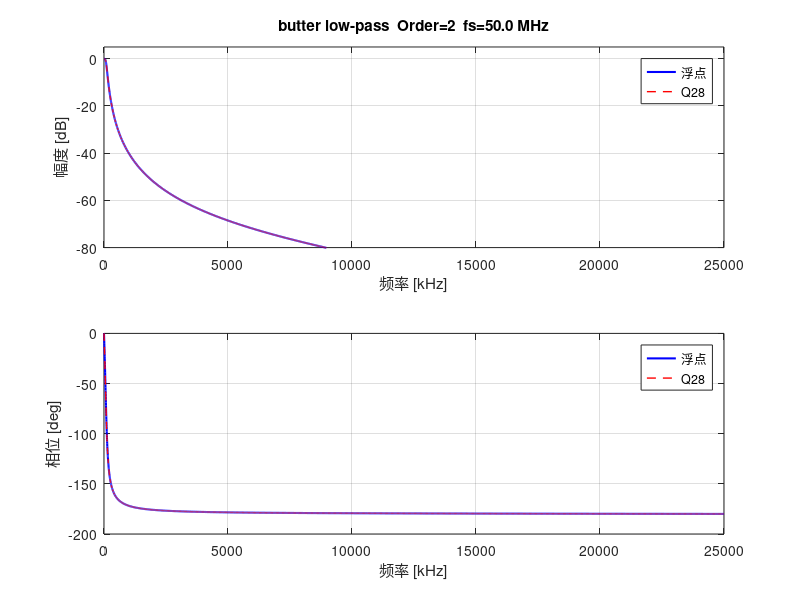

This chart was generated by the following MATLAB code:
clear; close all; clc;

% ---- 用户可修改参数 ----
fs        = 50e6;          % 采样率 [Hz]
filt_type = 'low';        % 滤波器类型: 'low' | 'high' | 'bandpass' | 'stop'
order     = 2;            % IIR 阶数
filt_kind = 'butter';     % 滤波器种类: 'butter' | 'cheby1' | 'cheby2' | 'ellip'
Rp        = 1;            % 通带纹波 [dB] (仅 cheby1 / ellip)
Rs        = 60;           % 阻带衰减 [dB] (仅 cheby2 / ellip)
fcut      = 100e3;         % 截止频率 [Hz], band/stop 时用两元素向量如 [50e3, 200e3]

% ---- 定点参数 (与 IIR_Designer.v 保持一致) ----
DWIDTH   = 14;
CWIDTH   = 32;
FRACBITS = 28;

Wn = fcut / (fs/2);

switch lower(filt_kind)
    case 'butter'
        [b, a] = butter(order, Wn, filt_type);
    case 'cheby1'
        [b, a] = cheby1(order, Rp, Wn, filt_type);
    case 'cheby2'
        [b, a] = cheby2(order, Rs, Wn, filt_type);
    case 'ellip'
        [b, a] = ellip(order, Rp, Rs, Wn, filt_type);
end

% MATLAB:  H(z) = (b(1) + b(2)*z^-1 + ...) / (1 + a(2)*z^-1 + ...)
% Verilog: H(z) = (a0 + a1*z^-1 + ...) / (1 - b1*z^-1 - ...)
% 对应: A_COEFF = b,  B_COEFF = -a(2:end)

Q = 2^FRACBITS;
A_q = round(b * Q);
B_q = round(-a(2:end) * Q);

b_q = A_q / Q;
a_q = [1, -B_q / Q];

fprintf('// 前馈系数 (A_COEFF)\n');
for i = 1:length(A_q)
    fprintf('// a%d = %d\n', i-1, A_q(i));
end
fprintf('// 反馈系数 (B_COEFF, 已取负)\n');
for i = 1:length(B_q)
    fprintf('// b%d = %d\n', i, B_q(i));
end
fprintf('\n');

nfft = 8192;
[H_float, w] = freqz(b, a, nfft, fs);
[H_fixed, ~] = freqz(b_q, a_q, nfft, fs);

figure;
subplot(2,1,1);
plot(w/1e3, 20*log10(abs(H_float)), 'b-', 'LineWidth', 1.5); hold on;
plot(w/1e3, 20*log10(abs(H_fixed)), 'r--', 'LineWidth', 1.0);
grid on; xlabel('频率 [kHz]'); ylabel('幅度 [dB]');
title(sprintf('%s %s-pass  Order=%d  fs=%.1f MHz', filt_kind, filt_type, order, fs/1e6));
legend('浮点', sprintf('Q%d', FRACBITS), 'Location', 'best');
ylim([-80, 5]);

subplot(2,1,2);
plot(w/1e3, unwrap(angle(H_float))*180/pi, 'b-', 'LineWidth', 1.5); hold on;
plot(w/1e3, unwrap(angle(H_fixed))*180/pi, 'r--', 'LineWidth', 1.0);
grid on; xlabel('频率 [kHz]'); ylabel('相位 [deg]');
legend('浮点', sprintf('Q%d', FRACBITS), 'Location', 'best');
